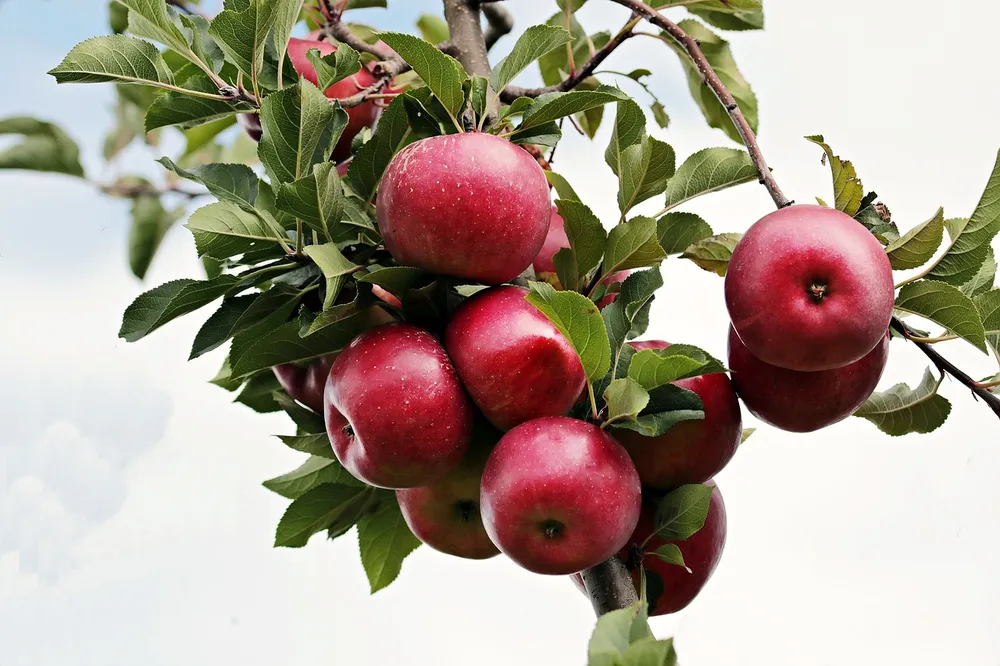
#> input picture .data/apple.webp, 1000 x 666 px, found by its file name
$ python hough.py
#> lines starting #> are read from the running program, lines starting #| are printed output that depends on the picture; after the words box and inside, x2 and y2 are one past the last pixel; in counts of white or black regions, pixels touching at a corner belong together
import cv2 as cv

img = cv.imread('./.data/apple.webp')
#> img is the input picture: shape (666, 1000, 3); mean B, G, R 144.8, 158, 171.2

gray = cv.cvtColor(img,cv.COLOR_BGR2GRAY)
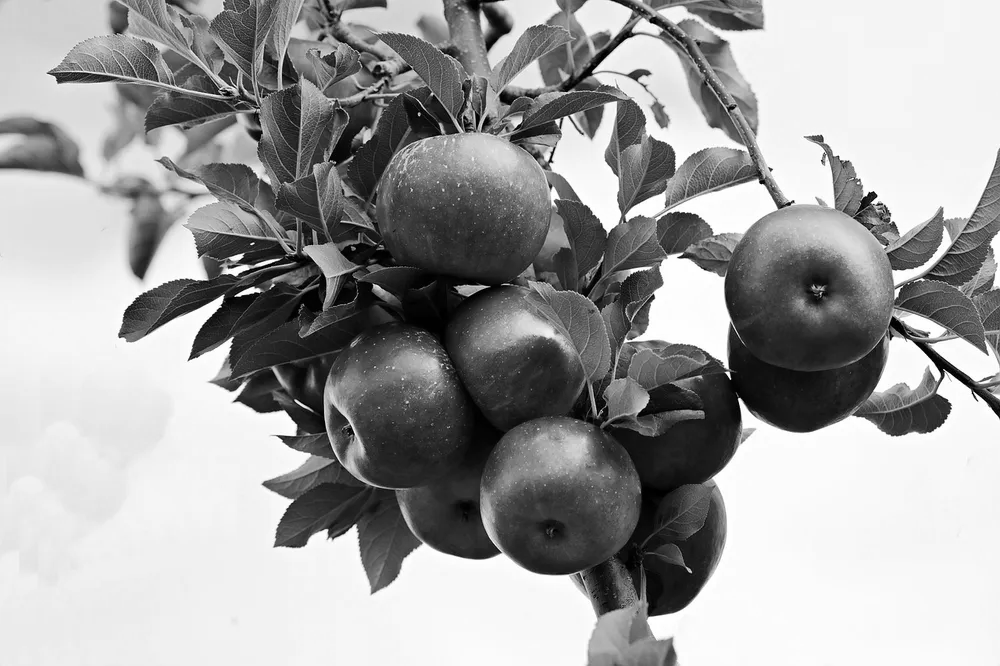
#> gray: shape (666, 1000); min 0, max 255, mean 160.4

circle = cv.HoughCircles(gray, cv.HOUGH_GRADIENT,1,200,param1 = 150, param2 = 20, minRadius = 50, maxRadius=120)
#> circle = [[301.5, 120.5, 118.3], [617.5, 150.5, 119.4], [809.5, 287.5, 85.3], [560.5, 497.5, 80.8], [336.5, 349.5, 107.3], [473.5, 5.5, 111.7], [100.5, 132.5, 79.8], [943.5, 133.5, 118.3], [931.5, 459.5, 83], [371.5, 564.5, 54.3]]

for i in circle[0]:
    cv.circle(img,(int(i[0]),int(i[1])),int(i[2]),(255,0,0),2)
#> this loop made 10 passes
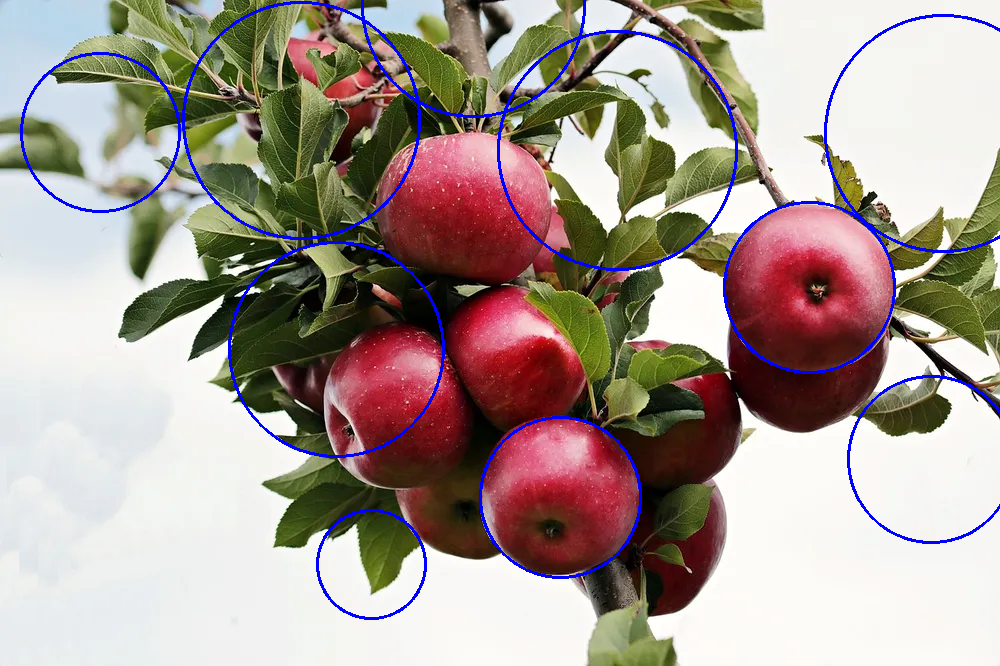
#> img: shape (666, 1000, 3); 2.34% of pixels changed, all inside (x1, y1, x2, y2) = (20, 0, 1000, 620)

cv.imshow('circle detection',img)

cv.waitKey()
cv.destroyAllWindows()

$ run again, with .data/seulgi.png saved as .data/apple.webp
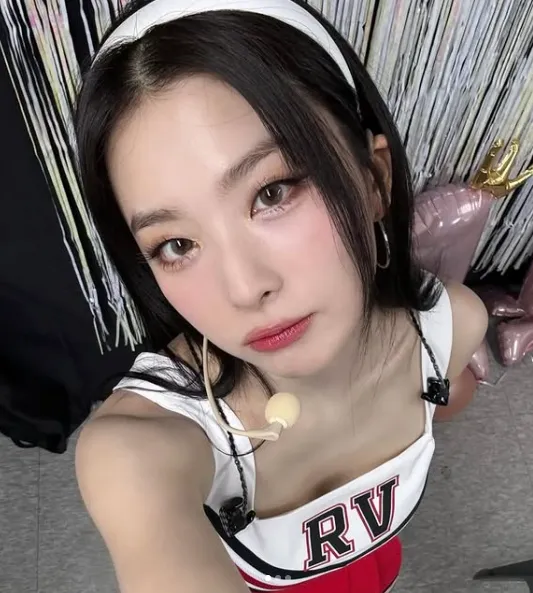
#> input picture .data/seulgi.png, 533 x 593 px, found by its file name
#> img is the input picture: shape (593, 533, 3); mean B, G, R 106.1, 109.7, 122.9
#> `gray = cv.cvtColor(img,cv.COLOR_BGR2GRAY)`:
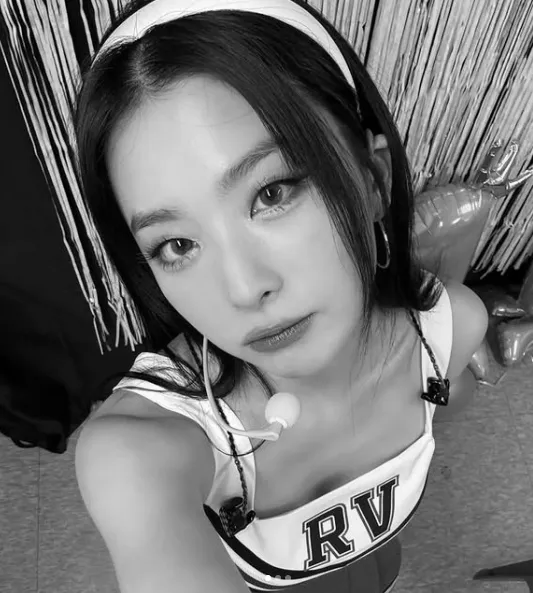
#> gray: shape (593, 533); min 0, max 255, mean 113.2
#> circle = [[396.5, 111.5, 115], [315.5, 441.5, 118.3], [183.5, 140.5, 119.4], [22.5, 328.5, 109.5], [461.5, 302.5, 82], [1.5, 28.5, 56.3]]
#> the loop `for i in circle[0]:` made 6 passes
#> after the loop `for i in circle[0]:`:
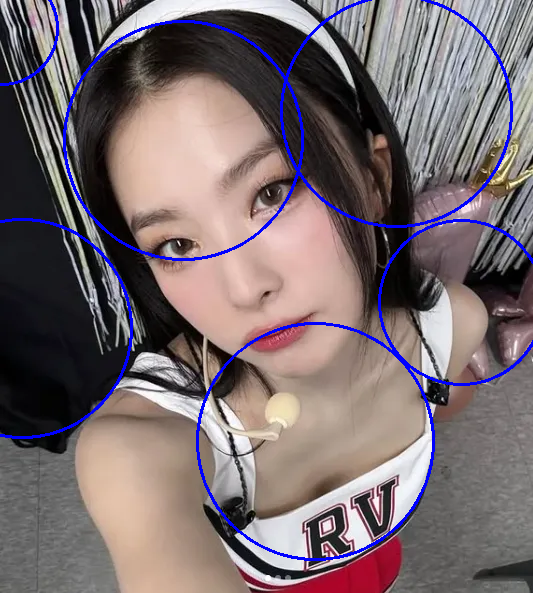
#> img: shape (593, 533, 3); 2.94% of pixels changed, all inside (x1, y1, x2, y2) = (0, 0, 533, 561)
